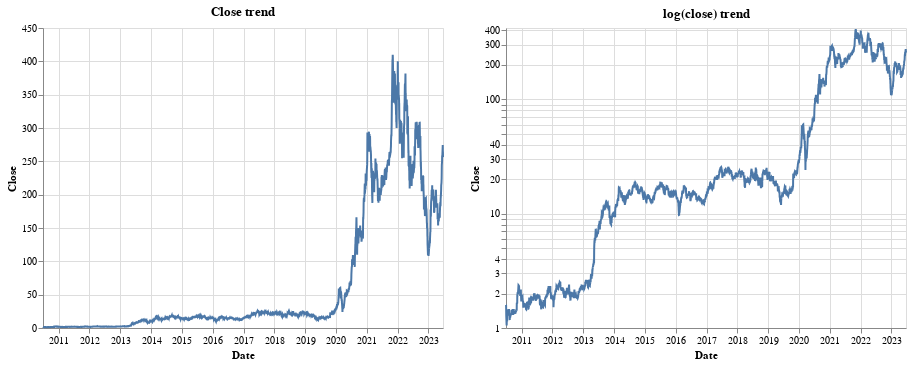

This figure's notebook cell:
### Code cell
stock_chart_log = alt.Chart(stock_data.reset_index()).mark_line().encode(
    x=alt.X('Date:T', title ="Date"),
    y=alt.Y(
        'Close:Q', title="Close",scale=alt.Scale(type='log', domain=[1, 420])),
).properties(
    title='log(close) trend',
)
stock_chart = alt.Chart(stock_data.reset_index()).mark_line().encode(
    x=alt.X('Date:T', title ="Date"),
    y=alt.Y(
        'Close:Q', title="Close")#
).properties(
    title='Close trend',
)
stock_chart | stock_chart_log

### Figure 1 — Vega-Lite specification as saved in the notebook (floating-point values rounded to 4 significant figures; data arrays with more than 128 entries replaced by an {"elided": "..."} marker saying what was removed)
{"config": {"view": {"continuousWidth": 400, "continuousHeight": 300}}, "hconcat": [{"data": {"name": "data-702ce9ee4bdc3a52a48716b2a1669057"}, "mark": "line", "encoding": {"x": {"field": "Date", "title": "Date", "type": "temporal"}, "y": {"field": "Close", "title": "Close", "type": "quantitative"}}, "title": "Close trend"}, {"data": {"name": "data-702ce9ee4bdc3a52a48716b2a1669057"}, "mark": "line", "encoding": {"x": {"field": "Date", "title": "Date", "type": "temporal"}, "y": {"field": "Close", "scale": {"domain": [1, 420], "type": "log"}, "title": "Close", "type": "quantitative"}}, "title": "log(close) trend"}], "$schema": "https://vega.github.io/schema/vega-lite/v4.17.0.json", "datasets": {"data-702ce9ee4bdc3a52a48716b2a1669057": {"elided": "3269 records"}}}
